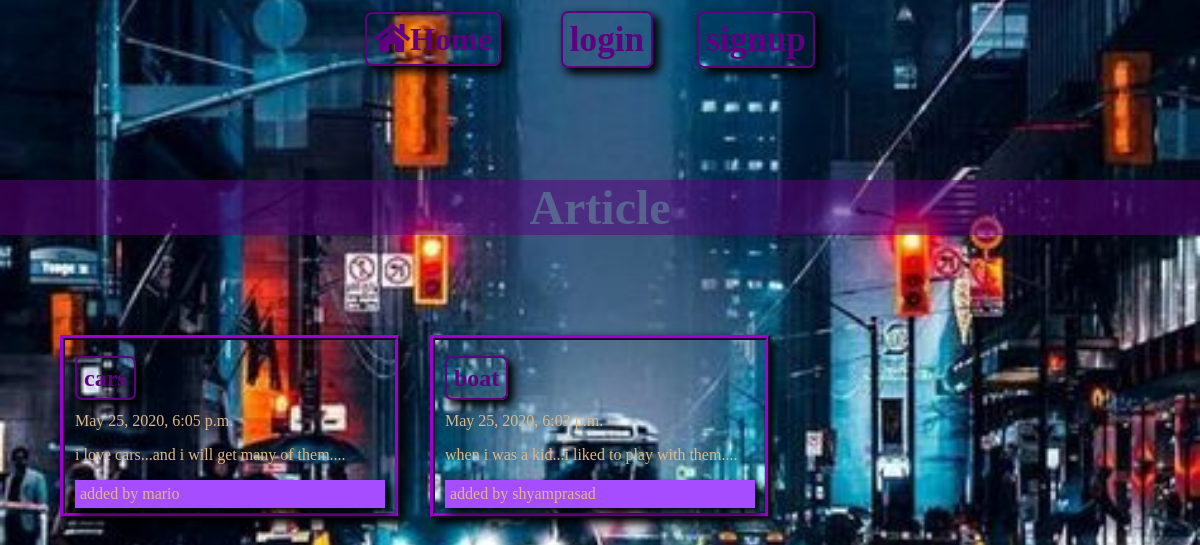
The app's page /articles/ with its own data.
### articles/models.py (models this page shows, shortened)
class Article(models.Model):
    title = models.CharField(max_length=100)
    slug = models.SlugField()
    body = models.TextField()
    date = models.DateTimeField(auto_now_add=True)
    thumb = models.ImageField(default='default.png',blank=True)
    author = models.ForeignKey(User, default=None, on_delete=models.DO_NOTHING)
    def snippet(self):
        return self.body[:50]+'...'

### articles/views.py (the view)
# urls.py: path('',views.article_list,name='list'),
def article_list(request):
    articles = Article.objects.order_by('-date')
    return render(request,'articles/article_list.html',{'articles' : articles})

### articles/templates/articles/article_list.html
{% extends 'main.html' %}
{% block content %}
    <div class="articlepk">
        {% for article in articles %}
            <div class="article">
                <h2><a href="{% url 'articles:detail' slug=article.slug %}">{{ article.title }}</a></h2>
                <p>{{ article.date }}</p>
                <p>{{ article.snippet }}</p>
                <p class="author">added by {{ article.author.username }}</p>
            </div>
        {% endfor %}
    </div>
{% endblock %}

### assets/style.css (style rules this page uses)
body { margin: 0; padding: 0; box-sizing: border-box; background-image: url('ground.jpg'); background-repeat: no-repeat; width: 100%; height: 100%; background-position: center center; background-size: cover; }
.articlepk { margin:60px 60px ; }
.article { box-shadow: 5px 5px 10px 1px black; color:burlywood; font-weight: 500; padding:5px 10px; border: 5px ridge #600080; transition: 0.3s ease; }
.article h2 a { text-decoration: none; }
.article .author { padding:5px; background:#a64dff; margin: 0 0; box-shadow: 5px 5px 10px 1px black; }
a { padding:7px; border: 2px solid #600080 ; border-radius: 7px ; color:#600080; font-weight: 600; box-shadow: 5px 5px 10px 1px black; transition: 0.3s ease; }
@media only screen and (min-width:600px) { .articlepk { display:grid; grid-template-columns: 1fr 1fr 1fr; grid-gap: 30px; } }

### records on screen
Article: title "cars", date "May 25, 2020, 6:05 p.m.", snippet "i love cars...and i will get many of them....", author.username "mario"
Article: title "boat", date "May 25, 2020, 6:03 p.m.", snippet "when i was a kid...i liked to play with them....", author.username "shyamprasad"
